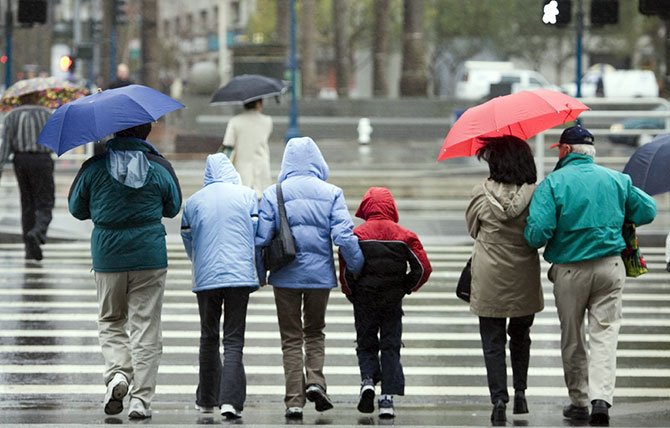
#> input picture crosswalk.jpg, 670 x 428 px
$ python hog.py
#> lines starting #> are read from the running program, lines starting #| are printed output that depends on the picture; after the words box and inside, x2 and y2 are one past the last pixel; in counts of white or black regions, pixels touching at a corner belong together
#!/usr/bin/env python
# coding: utf-8

# In[ ]:


import cv2
import imutils
import numpy as np
# Initializing the HOG person
# detector
hog = cv2.HOGDescriptor()
hog.setSVMDetector(cv2.HOGDescriptor_getDefaultPeopleDetector())

# Reading the Image
image = cv2.imread('crosswalk.jpg')
#> image is the input picture: shape (428, 670, 3); mean B, G, R 122.4, 124.9, 119.8
#print(np.shape(image))

# Resizing the Image
image = imutils.resize(image,
                       width=min(450, image.shape[1]))
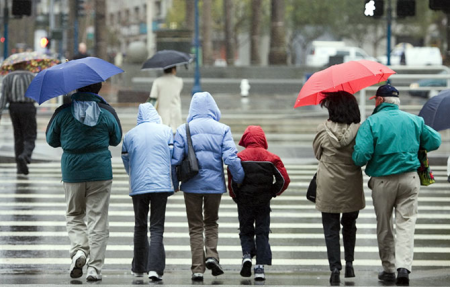
#> image: shape (287, 450, 3); mean B, G, R 122.4, 124.9, 119.8

# Detecting all the regions in the
# Image that has a pedestrians inside it
(regions, _) = hog.detectMultiScale(image,
                                    winStride=(1, 1),
                                    padding=(1, 1),
                                    scale=1.05)
#> regions = [[213, 2, 64, 128], [138, 47, 65, 131], [38, 83, 90, 181], [112, 107, 82, 163], [10, 42, 71, 141], [293, 127, 79, 158], [212, 108, 88, 176], [151, 68, 107, 215]]
i=0
# Drawing the regions in the Image
for (x, y, w, h) in regions:

    if i!=1:
        x=x+10
        cv2.rectangle(image, (x, y),
                  (x + w-24, y + h),
                  (0, 0, 255), 2)

    else:
        x=x+36
        cv2.rectangle(image, (x, y),
                  (x + w-34, y + h),
                  (0, 0, 255), 2)


    i+=1
#> this loop made 8 passes
#> (x, y, w, h) on passes 1 to 8: (223, 2, 64, 128), (174, 47, 65, 131), (48, 83, 90, 181), (122, 107, 82, 163), (20, 42, 71, 141), (303, 127, 79, 158), (222, 108, 88, 176), (161, 68, 107, 215)
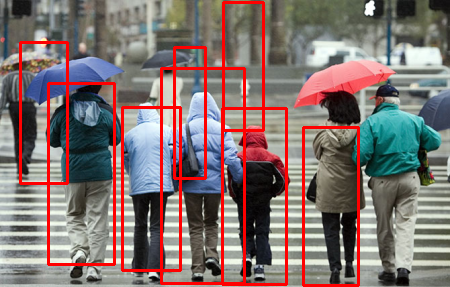
#> image: shape (287, 450, 3); 7.88% of pixels changed, all inside (x1, y1, x2, y2) = (19, 1, 360, 287)
#> after the loop, i = 8

cv2.imshow("Image", image)
cv2.waitKey(0)
cv2.destroyAllWindows()


# In[ ]:
